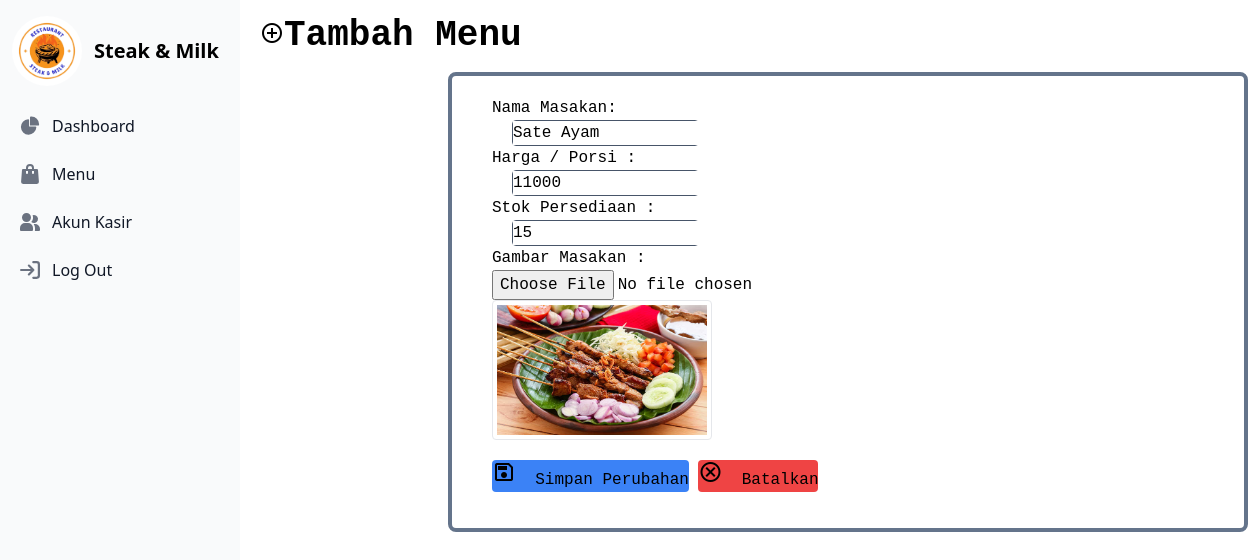
Page /admin/edit_menu.php?id=8 on the committed database.
### tables this page shows
CREATE TABLE `tb_masakan` (
  `id_masakan` int(11) NOT NULL,
  `nama_masakan` varchar(150) NOT NULL,
  `harga` varchar(150) NOT NULL,
  `stok` int(11) NOT NULL,
  `status_masakan` varchar(150) NOT NULL,
  `gambar_masakan` varchar(150) NOT NULL
);

### admin/edit_menu.php (the view, shortened to what this page needs)
<?php
include '../connection/koneksi.php';
include '../admin/sidebar.php';
$id = $_GET['id'];
$query_data_edit = "select * from tb_masakan where id_masakan = $id";
$sql_data_edit = mysqli_query($conn, $query_data_edit);
$result_data_edit = mysqli_fetch_array($sql_data_edit);
$nama_masakan = $result_data_edit['nama_masakan'];
$harga = $result_data_edit['harga'];
$stok = $result_data_edit['stok'];
$gambar_masakan = $result_data_edit['gambar_masakan'];
?>
<head>
    <script src="tailwind.js"></script>
    <link href="template/dashboard/font-awesome/css/font-awesome.css" rel="stylesheet" />
</head>
<body class="ml-52">
    <div class="container">
        <div class="container-fluid">
            <div class="row-fluid">
                <div class="font-mono">
                    <?php
                    if (isset($_SESSION['edit_menu'])) { ?>
                        <div class="text-4xl font-bold ml-3 mt-4 mb-4">
                            <h5 class="ml-10"><span class="material-symbols-outlined">edit</span>Edit Menu</h5>
                        </div>
                    <?php
                    } else {
                    ?>
                        <div class="text-4xl font-bold ml-3 mt-4 mb-4">
                            <h5 class="ml-10"><span class="material-symbols-outlined">add_circle</span>Tambah Menu</h5>
                        </div>
                    <?php } ?>
                    <div class="border-4 border-slate-500 rounded-lg mx-60 w-[800px]">
                        <form action="" method="post" class="ml-10" accept-charset="UTF-8" enctype="multipart/form-data">
                            <div class="mt-5">
                                <label class="">Nama Masakan:</label>
                                <div class="border border-slate-600 rounded w-[187px] ml-5">
                                    <input name="" type="text" value="<?php echo $nama_masakan; ?>" class="span11" placeholder="Nama Masakan" />
                                </div>
                            </div>
                            <div>
                                <label class="control-label">Harga / Porsi :</label>
                                <div class="border border-slate-600 rounded w-[187px] ml-5">
                                    <input required name="harga" type="text" value="<?php echo $harga; ?>" class="span11" placeholder="   Rupiah" />
                                </div>
                            </div>
                            <div>
                                <label class="control-label">Stok Persediaan :</label>
                                <div class="border border-slate-600 rounded w-[187px] ml-5">
                                    <input required name="stok" value="<?php echo $stok; ?>" type="number" class="span11" placeholder="   Jumlah Stok" />
                                </div>
                            </div>
                            <div class="control-group">
                                <label class="control-label">Gambar Masakan :</label>
                                <div class="control-group">
                                    <div>
                                        <input value="" name="gambar" type="file" accept="image/*" onchange="preview(this,'previewne')" />
                                    </div>
                                </div>
                            </div>
                            <div class="mb-5">
                                <div class="control-group">
                                    <div class="controls">
                                        <img src="../gambar/<?php echo $gambar_masakan; ?>" id="previewne" class="rounded border p-1" style="width:220px; height:140px;">
                                    </div>
                                </div>
                            </div>
                            <div class="form-actions">
                                <button type="submit" name="ubah_menu" class="bg-blue-500 hover:bg-blue-800 items-center text-center rounded mb-5"><span class="material-symbols-outlined">save</span>&nbsp; Simpan Perubahan</button>
                                <a href="../admin/menu.php"><button type="submit" class="bg-red-500 hover:bg-red-700 items-center text-center rounded"><span class="material-symbols-outlined">cancel</span>&nbsp; Batalkan</a></a>
                            </div>
                    </div>
                </div>
            </div>
        </div>
    </div>
</body>

### rows in the picture
tb_masakan: nama_masakan "Sate Ayam", harga "11000", stok "15", gambar_masakan (picture)
